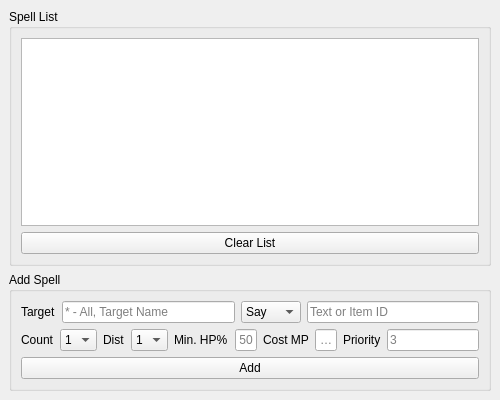
<?xml version="1.0" encoding="UTF-8"?>
<ui version="4.0">
 <class>Spells_View</class>
 <widget class="QMainWindow" name="Spells_View">
  <property name="geometry">
   <rect>
    <x>0</x>
    <y>0</y>
    <width>500</width>
    <height>400</height>
   </rect>
  </property>
  <property name="sizePolicy">
   <sizepolicy hsizetype="Fixed" vsizetype="Fixed">
    <horstretch>0</horstretch>
    <verstretch>0</verstretch>
   </sizepolicy>
  </property>
  <property name="minimumSize">
   <size>
    <width>500</width>
    <height>400</height>
   </size>
  </property>
  <property name="maximumSize">
   <size>
    <width>500</width>
    <height>400</height>
   </size>
  </property>
  <property name="windowTitle">
   <string>Spells</string>
  </property>
  <widget class="QWidget" name="centralwidget">
   <property name="sizePolicy">
    <sizepolicy hsizetype="Fixed" vsizetype="Fixed">
     <horstretch>0</horstretch>
     <verstretch>0</verstretch>
    </sizepolicy>
   </property>
   <property name="maximumSize">
    <size>
     <width>500</width>
     <height>400</height>
    </size>
   </property>
   <layout class="QVBoxLayout" name="verticalLayout_2">
    <item>
     <widget class="QGroupBox" name="groupBox">
      <property name="sizePolicy">
       <sizepolicy hsizetype="Preferred" vsizetype="Preferred">
        <horstretch>0</horstretch>
        <verstretch>0</verstretch>
       </sizepolicy>
      </property>
      <property name="title">
       <string>Spell List</string>
      </property>
      <layout class="QVBoxLayout" name="verticalLayout_3">
       <item>
        <widget class="QTableWidget" name="spells_tableWidget"/>
       </item>
       <item>
        <widget class="QPushButton" name="clear_pushButton">
         <property name="text">
          <string>Clear List</string>
         </property>
        </widget>
       </item>
      </layout>
     </widget>
    </item>
    <item>
     <widget class="QGroupBox" name="groupBox_2">
      <property name="sizePolicy">
       <sizepolicy hsizetype="Preferred" vsizetype="Preferred">
        <horstretch>0</horstretch>
        <verstretch>0</verstretch>
       </sizepolicy>
      </property>
      <property name="title">
       <string>Add Spell</string>
      </property>
      <layout class="QVBoxLayout" name="verticalLayout_4">
       <item>
        <layout class="QHBoxLayout" name="horizontalLayout_3">
         <item>
          <widget class="QLabel" name="label">
           <property name="sizePolicy">
            <sizepolicy hsizetype="Fixed" vsizetype="Fixed">
             <horstretch>0</horstretch>
             <verstretch>0</verstretch>
            </sizepolicy>
           </property>
           <property name="minimumSize">
            <size>
             <width>0</width>
             <height>0</height>
            </size>
           </property>
           <property name="text">
            <string>Target</string>
           </property>
          </widget>
         </item>
         <item>
          <widget class="QLineEdit" name="targetName_lineEdit">
           <property name="sizePolicy">
            <sizepolicy hsizetype="Minimum" vsizetype="Fixed">
             <horstretch>0</horstretch>
             <verstretch>0</verstretch>
            </sizepolicy>
           </property>
           <property name="placeholderText">
            <string>* - All, Target Name</string>
           </property>
          </widget>
         </item>
         <item>
          <widget class="QComboBox" name="option_comboBox">
           <property name="sizePolicy">
            <sizepolicy hsizetype="Fixed" vsizetype="Fixed">
             <horstretch>0</horstretch>
             <verstretch>0</verstretch>
            </sizepolicy>
           </property>
           <item>
            <property name="text">
             <string>Say</string>
            </property>
           </item>
           <item>
            <property name="text">
             <string>Rune</string>
            </property>
           </item>
          </widget>
         </item>
         <item>
          <widget class="QLineEdit" name="spellName_lineEdit">
           <property name="sizePolicy">
            <sizepolicy hsizetype="Minimum" vsizetype="Fixed">
             <horstretch>0</horstretch>
             <verstretch>0</verstretch>
            </sizepolicy>
           </property>
           <property name="placeholderText">
            <string>Text or Item ID</string>
           </property>
          </widget>
         </item>
        </layout>
       </item>
       <item>
        <layout class="QHBoxLayout" name="horizontalLayout_2">
         <item>
          <widget class="QLabel" name="label_2">
           <property name="sizePolicy">
            <sizepolicy hsizetype="Fixed" vsizetype="Fixed">
             <horstretch>0</horstretch>
             <verstretch>0</verstretch>
            </sizepolicy>
           </property>
           <property name="text">
            <string>Count</string>
           </property>
           <property name="buddy">
            <cstring>count_comboBox</cstring>
           </property>
          </widget>
         </item>
         <item>
          <widget class="QComboBox" name="count_comboBox">
           <property name="sizePolicy">
            <sizepolicy hsizetype="Fixed" vsizetype="Fixed">
             <horstretch>0</horstretch>
             <verstretch>0</verstretch>
            </sizepolicy>
           </property>
           <item>
            <property name="text">
             <string>1</string>
            </property>
           </item>
           <item>
            <property name="text">
             <string>2</string>
            </property>
           </item>
           <item>
            <property name="text">
             <string>3</string>
            </property>
           </item>
           <item>
            <property name="text">
             <string>4</string>
            </property>
           </item>
           <item>
            <property name="text">
             <string>5</string>
            </property>
           </item>
           <item>
            <property name="text">
             <string>6</string>
            </property>
           </item>
           <item>
            <property name="text">
             <string>7</string>
            </property>
           </item>
           <item>
            <property name="text">
             <string>8</string>
            </property>
           </item>
          </widget>
         </item>
         <item>
          <widget class="QLabel" name="label_7">
           <property name="sizePolicy">
            <sizepolicy hsizetype="Fixed" vsizetype="Fixed">
             <horstretch>0</horstretch>
             <verstretch>0</verstretch>
            </sizepolicy>
           </property>
           <property name="text">
            <string>Dist</string>
           </property>
          </widget>
         </item>
         <item>
          <widget class="QComboBox" name="dist_comboBox">
           <property name="sizePolicy">
            <sizepolicy hsizetype="Fixed" vsizetype="Fixed">
             <horstretch>0</horstretch>
             <verstretch>0</verstretch>
            </sizepolicy>
           </property>
           <property name="currentIndex">
            <number>0</number>
           </property>
           <item>
            <property name="text">
             <string>1</string>
            </property>
           </item>
           <item>
            <property name="text">
             <string>2</string>
            </property>
           </item>
           <item>
            <property name="text">
             <string>3</string>
            </property>
           </item>
           <item>
            <property name="text">
             <string>4</string>
            </property>
           </item>
           <item>
            <property name="text">
             <string>5</string>
            </property>
           </item>
           <item>
            <property name="text">
             <string>6</string>
            </property>
           </item>
           <item>
            <property name="text">
             <string>7</string>
            </property>
           </item>
          </widget>
         </item>
         <item>
          <widget class="QLabel" name="label_5">
           <property name="sizePolicy">
            <sizepolicy hsizetype="Minimum" vsizetype="Fixed">
             <horstretch>0</horstretch>
             <verstretch>0</verstretch>
            </sizepolicy>
           </property>
           <property name="maximumSize">
            <size>
             <width>55</width>
             <height>16777215</height>
            </size>
           </property>
           <property name="text">
            <string>Min. HP% </string>
           </property>
          </widget>
         </item>
         <item>
          <widget class="QLineEdit" name="minHp_lineEdit">
           <property name="sizePolicy">
            <sizepolicy hsizetype="Maximum" vsizetype="Fixed">
             <horstretch>0</horstretch>
             <verstretch>0</verstretch>
            </sizepolicy>
           </property>
           <property name="maximumSize">
            <size>
             <width>35</width>
             <height>16777215</height>
            </size>
           </property>
           <property name="maxLength">
            <number>2</number>
           </property>
           <property name="alignment">
            <set>Qt::AlignmentFlag::AlignCenter</set>
           </property>
           <property name="placeholderText">
            <string>50</string>
           </property>
          </widget>
         </item>
         <item>
          <widget class="QLabel" name="label_6">
           <property name="sizePolicy">
            <sizepolicy hsizetype="Fixed" vsizetype="Fixed">
             <horstretch>0</horstretch>
             <verstretch>0</verstretch>
            </sizepolicy>
           </property>
           <property name="text">
            <string>Cost MP</string>
           </property>
          </widget>
         </item>
         <item>
          <widget class="QLineEdit" name="costMp_lineEdit">
           <property name="sizePolicy">
            <sizepolicy hsizetype="Preferred" vsizetype="Fixed">
             <horstretch>0</horstretch>
             <verstretch>0</verstretch>
            </sizepolicy>
           </property>
           <property name="maximumSize">
            <size>
             <width>50</width>
             <height>16777215</height>
            </size>
           </property>
           <property name="alignment">
            <set>Qt::AlignmentFlag::AlignCenter</set>
           </property>
           <property name="placeholderText">
            <string>500</string>
           </property>
          </widget>
         </item>
         <item>
          <widget class="QLabel" name="label_3">
           <property name="sizePolicy">
            <sizepolicy hsizetype="Fixed" vsizetype="Fixed">
             <horstretch>0</horstretch>
             <verstretch>0</verstretch>
            </sizepolicy>
           </property>
           <property name="frameShape">
            <enum>QFrame::Shape::NoFrame</enum>
           </property>
           <property name="frameShadow">
            <enum>QFrame::Shadow::Plain</enum>
           </property>
           <property name="text">
            <string>Priority</string>
           </property>
          </widget>
         </item>
         <item>
          <widget class="QLineEdit" name="priority_lineEdit">
           <property name="sizePolicy">
            <sizepolicy hsizetype="Fixed" vsizetype="Fixed">
             <horstretch>0</horstretch>
             <verstretch>0</verstretch>
            </sizepolicy>
           </property>
           <property name="maxLength">
            <number>2</number>
           </property>
           <property name="placeholderText">
            <string>3</string>
           </property>
          </widget>
         </item>
        </layout>
       </item>
       <item>
        <widget class="QPushButton" name="add_pushButton">
         <property name="text">
          <string>Add</string>
         </property>
        </widget>
       </item>
      </layout>
     </widget>
    </item>
   </layout>
  </widget>
 </widget>
 <resources/>
 <connections/>
</ui>
